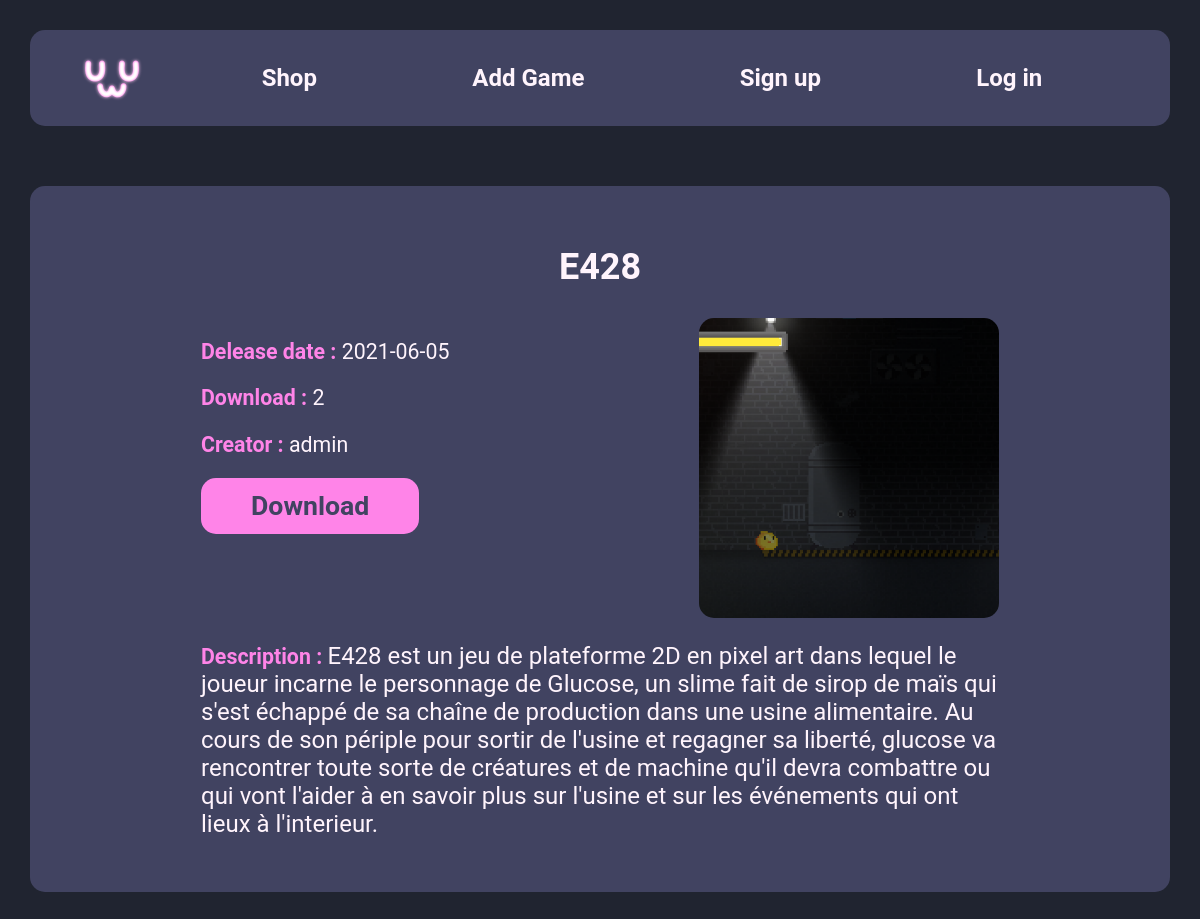
Page /public/game.php?id=34 on the committed database.
### tables this page shows
CREATE TABLE `games` (
  `gamesId` int(11) NOT NULL,
  `gamesName` varchar(45) NOT NULL,
  `gamesDescription` text NOT NULL,
  `gamesDate` date NOT NULL DEFAULT current_timestamp(),
  `gamesDownloads` int(10) UNSIGNED NOT NULL DEFAULT 0,
  `gamesLink` varchar(256) NOT NULL,
  `gamesCreator` varchar(45) NOT NULL
);

### public/game.php (called while the page is built)
<?php
    require_once __DIR__ . '/../db/dbh.php';
    require_once __DIR__ . '/../model/gameModel.php';
    require_once __DIR__ . '/../view/gameView.php';

### model/gameModel.php (called while the page is built, shortened)
<?php
    $sql = "SELECT gamesId, gamesName, gamesDescription, gamesDate, gamesDownloads, gamesLink, gamesCreator FROM games WHERE gamesId = :id";
    $sth = $dbh->prepare($sql);
    $sth->execute(array(':id' => $_GET['id']));
    $game = ($sth->fetchAll())[0];

### view/gameView.php (the view)
 <?php include_once 'headerView.php'; ?>
    <div class="wrapper">
        <section class="gameSection">
            <h1><?php echo($game['gamesName']) ?></h1>
            <div class="gameItemPicture">
                <div class="gameItemList">
                    <p class="gameItem"><span class="pink">Delease date : </span><?php echo($game['gamesDate']) ?></p>
                    <p class="gameItem"><span class="pink">Download : </span><?php echo($game['gamesDownloads']) ?></p>
                    <p class="gameItem"><span class="pink">Creator : </span><?php echo($game['gamesCreator']) ?></p>
                    <div class="button">
                        <a href="<?php echo("./gameDownload.php?id=" . $_GET['id']); ?>" target="_blank">Download</a>
                    </div>
                </div>
                <div class="gamePicture" style="background-image: url(<?php echo ("/assets/img/upload/game/game" . $game['gamesId'] . ".png"); ?>);"></div>
            </div>
            <p calss="gameDescription"><span class="pink">Description : </span><?php echo($game['gamesDescription']) ?></p>
        </section>
    </div>
<?php include_once 'footerView.php'; ?>

### public/assets/css/style.css (style rules this page uses)
:root { --back_dark: rgb(32, 36, 48); --back_light: rgb(65, 67, 97); --purple: rgb(127, 44, 203); --pink: rgb(255, 132, 232); --pink_highlight: rgb(255, 169, 231); --highlight: rgb(255, 244, 252); }
html { background-color: var(--back_dark); font-family: 'Roboto', sans-serif; color: var(--highlight); font-size: x-large; }
body { display: flex; flex-direction: column; padding: 0%; margin: 0%; height: 100%; width: 100%; }
.wrapper { display: flex; justify-content: center; flex-direction: column; height: 100%; padding: 30px; }
.gameSection { display: flex; flex-direction: column; justify-content: center; align-items: center; background-color: var(--back_light); border-radius: 15px; padding: 30px 15%; }
.gameSection .gameItemPicture { display: flex; width: 100%; flex-direction: row; justify-content: space-between; }
.gameSection .gameItemPicture .gamePicture { width: 300px; height: 300px; border-radius: 15px; background-position: center; background-size: cover; }
.gameSection .gameItem { font-size: 16pt; font-weight: normal; text-align: left; }
.gameSection .pink { font-size: 16pt; font-weight: bold; color: var(--pink); }
.gameSection .gameItemPicture .gameItemList .button { display: flex; justify-content: center; align-items: center; background-color: var(--pink); border: none; margin: 10px 0px; width: fit-content; height: fit-content; border-radius: 15px; padding: 12px 50px; color: var(--back_light); }
.gameSection .gameItemPicture .gameItemList .button a { font-size: 20pt; text-decoration: none; font-weight: bold; color: var(--back_light); }

### rows in the picture
games: gamesName "E428", gamesDate "2021-06-05", gamesDownloads "2", gamesCreator "admin", gamesDescription "E428 est un jeu de plateforme 2D en pixel art dans lequel le joueur incarne le personnage de Glucose, un slime fait de sirop de maïs qui s'est échappé de sa chaîne de production dans une usine alimentaire. Au cours de son périple pour sortir de l'usine et regagner sa liberté, glucose va rencontrer toute sorte de créatures et de machine qu'il devra combattre ou qui vont l'aider à en savoir plus sur l'usine et sur les événements qui ont lieux à l'interieur."
